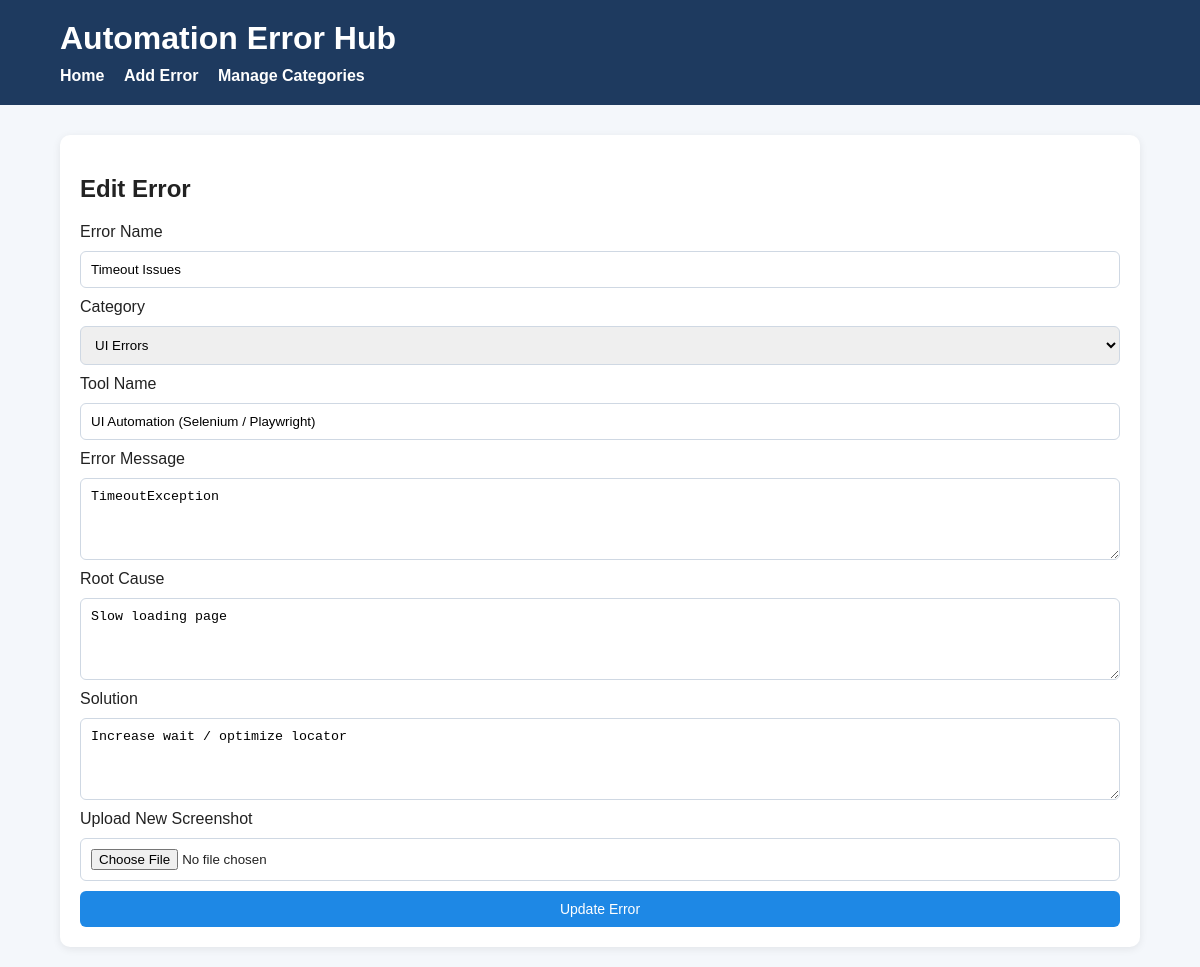
The app's page /edit/4 with its own data.
### tables this page shows
CREATE TABLE errors (
                id INTEGER PRIMARY KEY AUTOINCREMENT,
                error_name TEXT NOT NULL,
                category_id INTEGER,
                tool_name TEXT,
                error_message TEXT,
                root_cause TEXT,
                solution TEXT,
                image_path TEXT,
                FOREIGN KEY (category_id) REFERENCES categories(id)
            );

CREATE TABLE categories (
                id INTEGER PRIMARY KEY AUTOINCREMENT,
                name TEXT NOT NULL UNIQUE
            );

### app.py (the view, shortened to what this page needs)
@app.route("/edit/<int:error_id>", methods=["GET", "POST"])
def edit_error(error_id):
    error = ErrorModel.get_error_by_id(error_id)
    categories = CategoryModel.get_all_categories()
    if not error:
        return "<h3>Error not found.</h3><a href='/'>Back Home</a>"
    return render_template(
        "edit_error.html",
        error=error,
        categories=categories
    )

### database.py (called while the page is built)
    @staticmethod
    def get_connection():
        conn = sqlite3.connect(DB_NAME)
        conn.row_factory = sqlite3.Row
        return conn

### models/category_model.py (called while the page is built)
    @staticmethod
    def get_all_categories():
        conn = Database.get_connection()
        categories = conn.execute(
            "SELECT * FROM categories ORDER BY name"
        ).fetchall()
        conn.close()
        return categories

### models/error_model.py (called while the page is built)
    @staticmethod
    def get_error_by_id(error_id):
        conn = Database.get_connection()
        error = conn.execute("""
            SELECT errors.*, categories.name AS category_name
            FROM errors
            LEFT JOIN categories ON errors.category_id = categories.id
            WHERE errors.id = ?
        """, (error_id,)).fetchone()
        conn.close()
        return error

### templates/edit_error.html (shortened to what this page needs)
{% extends "base.html" %}
{% block content %}
<div class="card">
    <h2>Edit Error</h2>
    <form method="POST" enctype="multipart/form-data" class="form-grid">
        <label>Error Name</label>
        <input type="text" name="error_name" value="{{ error.error_name }}" required>
        <label>Category</label>
        <select name="category_id" required>
            {% for category in categories %}
                <option value="{{ category.id }}" {% if category.id == error.category_id %}selected{% endif %}>
                    {{ category.name }}
                </option>
            {% endfor %}
        </select>
        <label>Tool Name</label>
        <input type="text" name="tool_name" value="{{ error.tool_name or '' }}">
        <label>Error Message</label>
        <textarea name="error_message" rows="4">{{ error.error_message or '' }}</textarea>
        <label>Root Cause</label>
        <textarea name="root_cause" rows="4">{{ error.root_cause or '' }}</textarea>
        <label>Solution</label>
        <textarea name="solution" rows="4">{{ error.solution or '' }}</textarea>
        <label>Upload New Screenshot</label>
        <input type="file" name="image" accept="image/*">
        <button type="submit" class="btn btn-primary">Update Error</button>
    </form>
</div>
{% endblock %}

### static/style.css (style rules this page uses)
body { font-family: Arial, sans-serif; background: #f4f7fb; margin: 0; padding: 0; color: #222; }
.card { background: white; border-radius: 10px; padding: 20px; margin-bottom: 20px; box-shadow: 0 2px 8px rgba(0, 0, 0, 0.08); }
.form-grid { display: grid; gap: 10px; }
input[type="text"], select, textarea, input[type="file"] { width: 100%; padding: 10px; border: 1px solid #cfd8e3; border-radius: 6px; box-sizing: border-box; }
button, .btn { display: inline-block; padding: 10px 14px; border: none; border-radius: 6px; text-decoration: none; cursor: pointer; font-size: 14px; }
.btn-primary { background: #1e88e5; color: white; }

### records on screen
errors: error_name "Timeout Issues", category_id "UI Errors", tool_name "UI Automation (Selenium / Playwright)", error_message "TimeoutException", root_cause "Slow loading page", solution "Increase wait / optimize locator"
